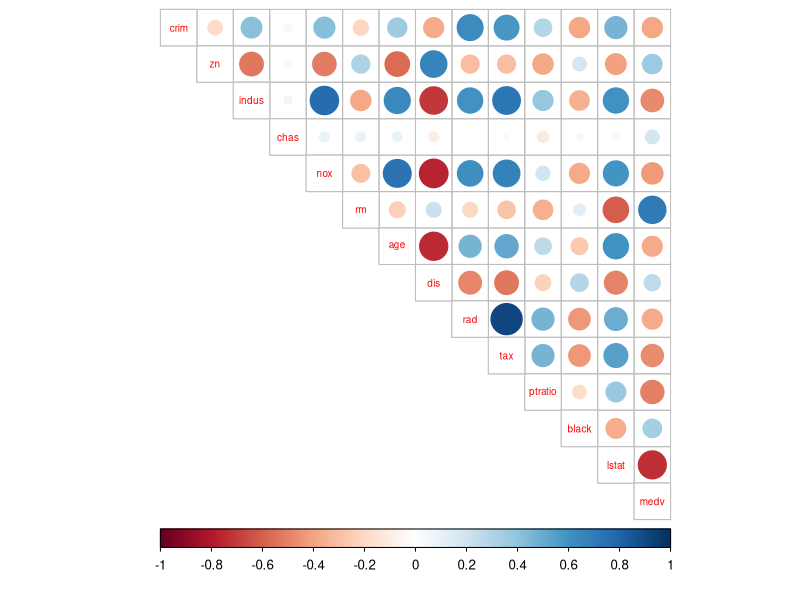
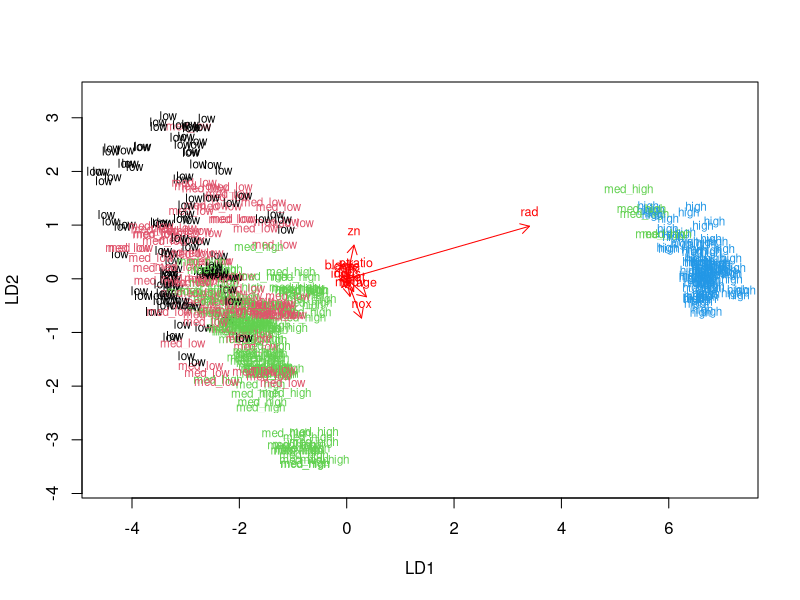
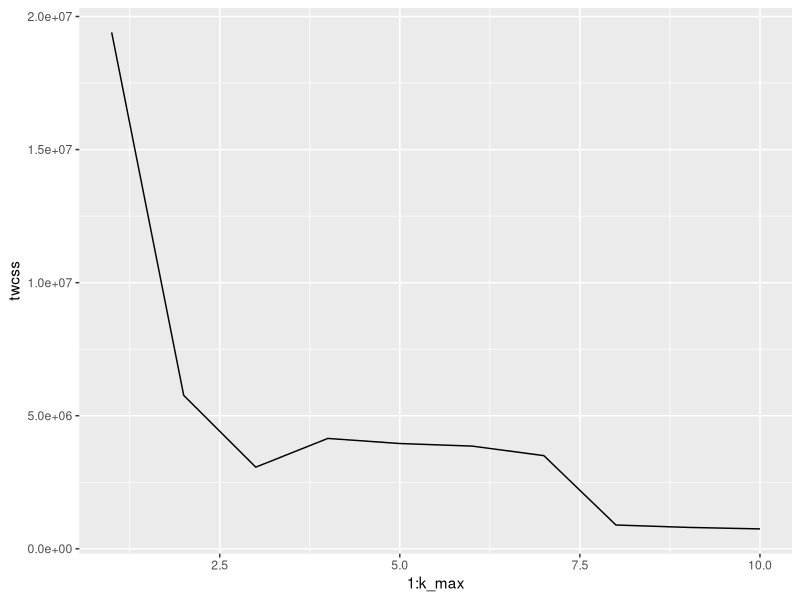
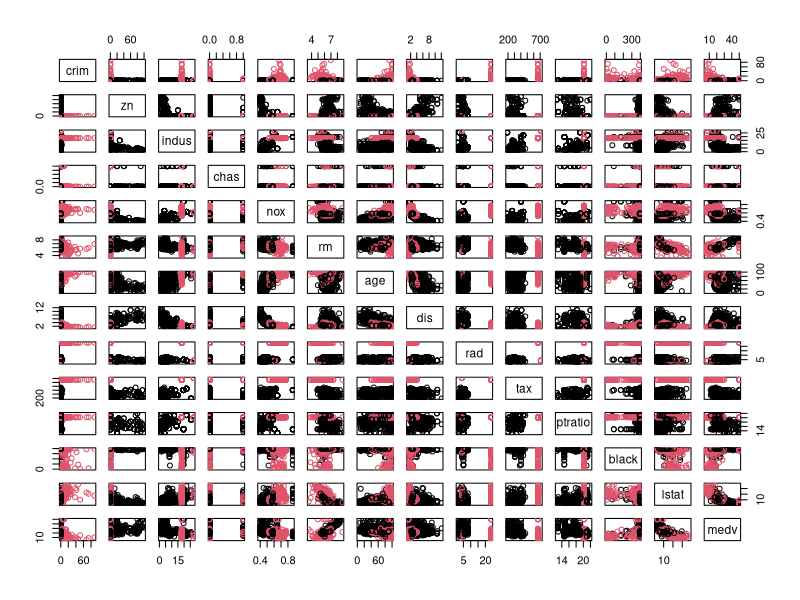

Reproduce these figures in R, in order.
## ---- chunk 1
knitr::opts_chunk$set(echo = TRUE)
## ---- chunk 2
#exploration of Boston data
library(MASS)
data(Boston)
str(Boston)
dim(Boston)
## ---- chunk 3
#Access corrplot and dplyr libraries
library(corrplot)
library(dplyr)

#create correlation matrix plots and a data summary
cor_matrix <- cor(Boston) %>% round(digits = 2)
corrplot(cor_matrix, method="circle", type = "upper", cl.pos = "b", tl.pos = "d", tl.cex = 0.6)
summary(Boston)
## ---- chunk 4
# center and standardize variables
boston_scaled <- scale(Boston)

# summar scaled variables
summary(boston_scaled)

# check class of the boston_scaled 
class(boston_scaled)

# change class to data frame
boston_scaled <- as.data.frame(boston_scaled)
## ---- chunk 5
# create a quantile vector of of scaled crim (crime) and print it
crim_quantile <- quantile(boston_scaled$crim)
crim_quantile

# create a categorical variable 'crime' and label categories from low to high
crime <- cut(boston_scaled$crim, breaks = crim_quantile, include.lowest = TRUE, label = c("low", "med_low", "med_high", "high"))

# remove original crim from dataset
boston_scaled <- dplyr::select(boston_scaled, -crim)

# add  new categorical variable crime to scaled data
boston_scaled <- data.frame(boston_scaled, crime)

# call 'n' the number of rows in the Boston dataset 
n <- nrow(boston_scaled)

# choose randomly 80% of the rows
ind <- sample(n,  size = n * 0.8)

# create train set
train <- boston_scaled[ind,]

# create test set 
test <- boston_scaled[-ind,]

## ---- chunk 6
# linear discriminant analysis (lda)
lda.fit <- lda(crime ~ ., data = train)

# print lda.fit 
lda.fit

# the function for lda biplot arrows
lda.arrows <- function(x, myscale = 1, arrow_heads = 0.1, color = "red", tex = 0.75, choices = c(1,2)){
  heads <- coef(x)
  arrows(x0 = 0, y0 = 0, 
         x1 = myscale * heads[,choices[1]], 
         y1 = myscale * heads[,choices[2]], col=color, length = arrow_heads)
  text(myscale * heads[,choices], labels = row.names(heads), 
       cex = tex, col=color, pos=3)
}

# target classes as numeric
classes <- as.numeric(train$crime)

# plot the lda results
plot(lda.fit, dimen = 2, col = classes, pch = classes)
lda.arrows(lda.fit, myscale = 1)
## ---- chunk 7
# save the correct crime classes from test data
correct_classes <- test$crime

# remove the crime variable from test data
test <- dplyr::select(test, -crime)

# predict classes with test data
lda.pred <- predict(lda.fit, newdata = test)

# cross tabulate the results
table(correct = correct_classes, predicted = lda.pred$class)
## ---- chunk 8
#Reload Boston dataset (is opening library necessary??  )
library(MASS)
data(Boston)

# center and standardize variables
boston_scaled <- scale(Boston)

# euclidean distance matrix
dist_eu <- dist(Boston)

# look at the summary of the distances
summary(dist_eu)
## ---- chunk 9
# k-means clustering
km <-kmeans(Boston, centers = 3)

library(ggplot2)
set.seed(123)

# determine the maximum number of clusters
k_max <- 10

# calculate the total within sum of squares
twcss <- sapply(1:k_max, function(k){kmeans(Boston, k)$tot.withinss})

# visualize the results
qplot(x = 1:k_max, y = twcss, geom = 'line')

# k-means clustering
km <-kmeans(Boston, centers = 2)

# plot the Boston dataset with clusters
pairs(Boston, col = km$cluster)
